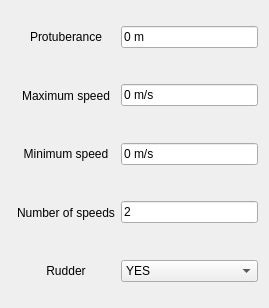
<?xml version="1.0" encoding="UTF-8"?>
<ui version="4.0">
 <class>AmadeoTaskPanel</class>
 <widget class="QWidget" name="AmadeoTaskPanel">
  <property name="geometry">
   <rect>
    <x>0</x>
    <y>0</y>
    <width>269</width>
    <height>308</height>
   </rect>
  </property>
  <property name="windowTitle">
   <string>Resistance by Amadeo method</string>
  </property>
  <property name="toolTip">
   <string>Compute the resistance by Amadeo method</string>
  </property>
  <layout class="QGridLayout" name="gridLayout">
   <item row="1" column="0">
    <layout class="QGridLayout" name="gridLayout_2">
     <property name="sizeConstraint">
      <enum>QLayout::SetDefaultConstraint</enum>
     </property>
     <property name="leftMargin">
      <number>6</number>
     </property>
     <item row="1" column="0">
      <widget class="QLabel" name="protuberance_label">
       <property name="sizePolicy">
        <sizepolicy hsizetype="Preferred" vsizetype="Expanding">
         <horstretch>0</horstretch>
         <verstretch>0</verstretch>
        </sizepolicy>
       </property>
       <property name="toolTip">
        <string>&lt;html&gt;&lt;head/&gt;&lt;body&gt;&lt;p&gt;Protuberance measured from the frame 20&lt;/p&gt;&lt;/body&gt;&lt;/html&gt;</string>
       </property>
       <property name="text">
        <string>Protuberance</string>
       </property>
       <property name="alignment">
        <set>Qt::AlignCenter</set>
       </property>
      </widget>
     </item>
     <item row="2" column="1">
      <widget class="Gui::InputField" name="max_speed">
       <property name="text">
        <string notr="true">0 m/s</string>
       </property>
       <property name="unit" stdset="0">
        <string>m/s</string>
       </property>
       <property name="quantity" stdset="0">
        <double>100.000000000000000</double>
       </property>
      </widget>
     </item>
     <item row="3" column="1">
      <widget class="Gui::InputField" name="min_speed">
       <property name="text">
        <string notr="true">0 m/s</string>
       </property>
       <property name="unit" stdset="0">
        <string notr="true">m/s</string>
       </property>
       <property name="quantity" stdset="0">
        <double>50.000000000000000</double>
       </property>
      </widget>
     </item>
     <item row="5" column="0">
      <widget class="QLabel" name="Rudder_label">
       <property name="sizePolicy">
        <sizepolicy hsizetype="Preferred" vsizetype="Expanding">
         <horstretch>0</horstretch>
         <verstretch>0</verstretch>
        </sizepolicy>
       </property>
       <property name="toolTip">
        <string>&lt;html&gt;&lt;head/&gt;&lt;body&gt;&lt;p&gt;Selects whether the ship has a rudder or not&lt;/p&gt;&lt;/body&gt;&lt;/html&gt;</string>
       </property>
       <property name="layoutDirection">
        <enum>Qt::LeftToRight</enum>
       </property>
       <property name="autoFillBackground">
        <bool>false</bool>
       </property>
       <property name="text">
        <string>Rudder</string>
       </property>
       <property name="alignment">
        <set>Qt::AlignCenter</set>
       </property>
      </widget>
     </item>
     <item row="2" column="0">
      <widget class="QLabel" name="max_speed_label">
       <property name="sizePolicy">
        <sizepolicy hsizetype="Preferred" vsizetype="Expanding">
         <horstretch>0</horstretch>
         <verstretch>0</verstretch>
        </sizepolicy>
       </property>
       <property name="toolTip">
        <string>&lt;html&gt;&lt;head/&gt;&lt;body&gt;&lt;p&gt;Maximum speed to calculate resistance&lt;/p&gt;&lt;/body&gt;&lt;/html&gt;</string>
       </property>
       <property name="text">
        <string>Maximum speed</string>
       </property>
       <property name="alignment">
        <set>Qt::AlignCenter</set>
       </property>
      </widget>
     </item>
     <item row="1" column="1">
      <widget class="Gui::InputField" name="protuberance">
       <property name="text">
        <string notr="true">0 m</string>
       </property>
       <property name="unit" stdset="0">
        <string notr="true">m</string>
       </property>
       <property name="quantity" stdset="0">
        <double>1000.000000000000000</double>
       </property>
      </widget>
     </item>
     <item row="3" column="0">
      <widget class="QLabel" name="min_speed_label">
       <property name="sizePolicy">
        <sizepolicy hsizetype="Preferred" vsizetype="Expanding">
         <horstretch>0</horstretch>
         <verstretch>0</verstretch>
        </sizepolicy>
       </property>
       <property name="toolTip">
        <string>&lt;html&gt;&lt;head/&gt;&lt;body&gt;&lt;p&gt;Minimus speed to calculate resistance&lt;/p&gt;&lt;/body&gt;&lt;/html&gt;</string>
       </property>
       <property name="text">
        <string>Minimum speed</string>
       </property>
       <property name="alignment">
        <set>Qt::AlignCenter</set>
       </property>
      </widget>
     </item>
     <item row="4" column="0">
      <widget class="QLabel" name="number_of_speeds__label">
       <property name="sizePolicy">
        <sizepolicy hsizetype="Preferred" vsizetype="Expanding">
         <horstretch>0</horstretch>
         <verstretch>0</verstretch>
        </sizepolicy>
       </property>
       <property name="toolTip">
        <string>&lt;html&gt;&lt;head/&gt;&lt;body&gt;&lt;p&gt;Number of speeds to calculare the resistance&lt;/p&gt;&lt;/body&gt;&lt;/html&gt;</string>
       </property>
       <property name="text">
        <string>Number of speeds</string>
       </property>
       <property name="alignment">
        <set>Qt::AlignCenter</set>
       </property>
      </widget>
     </item>
     <item row="4" column="1">
      <widget class="Gui::InputField" name="n_of_speeds">
       <property name="text">
        <string notr="true">2</string>
       </property>
       <property name="unit" stdset="0">
        <string notr="true"/>
       </property>
       <property name="quantity" stdset="0">
        <double>50.000000000000000</double>
       </property>
      </widget>
     </item>
     <item row="5" column="1">
      <widget class="QComboBox" name="rudde_selection">
       <property name="layoutDirection">
        <enum>Qt::LeftToRight</enum>
       </property>
       <item>
        <property name="text">
         <string>YES</string>
        </property>
       </item>
       <item>
        <property name="text">
         <string>NO</string>
        </property>
       </item>
      </widget>
     </item>
    </layout>
   </item>
  </layout>
 </widget>
 <customwidgets>
  <customwidget>
   <class>Gui::InputField</class>
   <extends>QLineEdit</extends>
   <header location="global">Gui/InputField.h</header>
  </customwidget>
 </customwidgets>
 <resources/>
 <connections/>
</ui>
